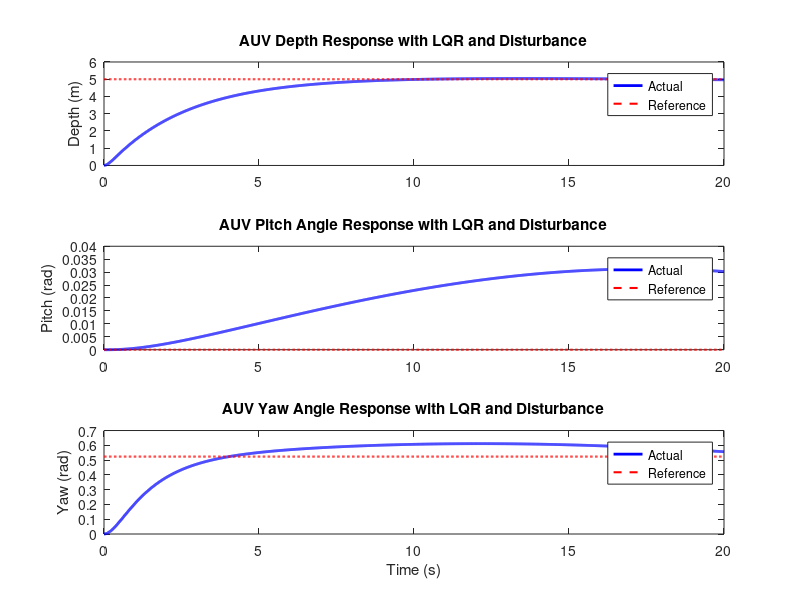

MATLAB code to generate this figure:
%% lqr_3dof_with_disturbance.m
clear all; close all; clc;

load('auv_model_with_yaw.mat'); % Load parameters and time vector

dt = time(2) - time(1);
Tfinal = time(end);

% System matrices (same as before)
A = [ 0 0 0 1 0 0;
      0 0 0 0 1 0;
      0 0 0 0 0 1;
      0 0 0 -8 0 0;
      0 0 0 0 -5 0;
      0 0 0 0 0 -3];

B = [0 0 0;
     0 0 0;
     0 0 0;
     1 0 0;
     0 1 0;
     0 0 1];

% Disturbance vector (simulate water current affecting velocities)
disturbance = zeros(6, length(time));
disturbance(4,:) = 0.3*sin(0.2*time); % Disturbance on z velocity
disturbance(5,:) = 0.1*sin(0.1*time); % Disturbance on pitch rate
disturbance(6,:) = 0.2*sin(0.15*time); % Disturbance on yaw rate

% LQR weights
Q = diag([100 100 50 1 1 1]);
R = diag([10 10 10]);

[K, ~, ~] = lqr(A,B,Q,R);

% Initialize states
x = zeros(6,length(time));
x(:,1) = zeros(6,1);

% Reference (desired states)
ref = [z_ref; theta_ref; psi_ref; zeros(3,length(time))];

% Simulation loop with disturbance
for k=1:length(time)-1
    u = -K*(x(:,k)-ref(:,k));
    dx = A*x(:,k) + B*u + disturbance(:,k);
    x(:,k+1) = x(:,k) + dx*dt;
end

% Plot results
figure('Name','AUV 3DOF LQR Control with Disturbance','NumberTitle','off');

subplot(3,1,1)
plot(time, x(1,:), 'b', 'LineWidth', 2); hold on;
plot(time, z_ref, 'r--', 'LineWidth', 1.5);
ylabel('Depth (m)');
legend('Actual','Reference');
title('AUV Depth Response with LQR and Disturbance');

subplot(3,1,2)
plot(time, x(2,:), 'b', 'LineWidth', 2); hold on;
plot(time, theta_ref, 'r--', 'LineWidth', 1.5);
ylabel('Pitch (rad)');
legend('Actual','Reference');
title('AUV Pitch Angle Response with LQR and Disturbance');

subplot(3,1,3)
plot(time, x(3,:), 'b', 'LineWidth', 2); hold on;
plot(time, psi_ref, 'r--', 'LineWidth', 1.5);
xlabel('Time (s)');
ylabel('Yaw (rad)');
legend('Actual','Reference');
title('AUV Yaw Angle Response with LQR and Disturbance');

% Save results
save('auv_lqr_disturbance_simulation.mat','time','x','z_ref','theta_ref','psi_ref');